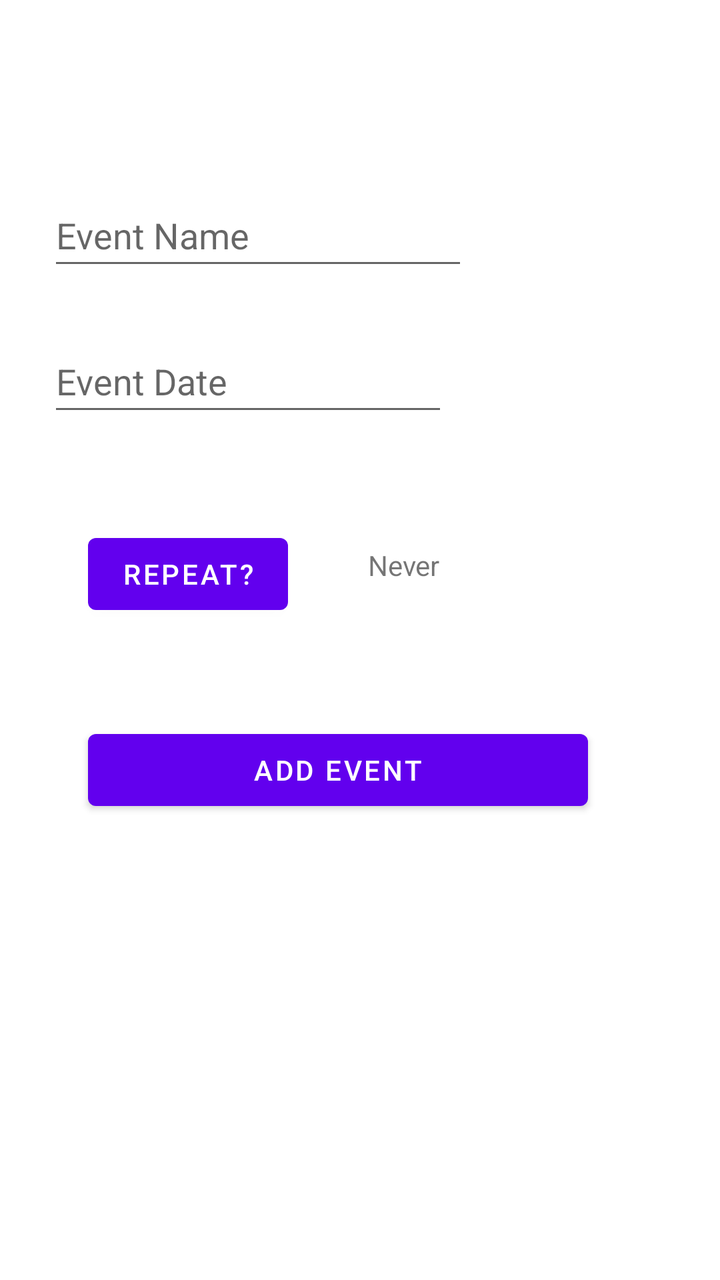
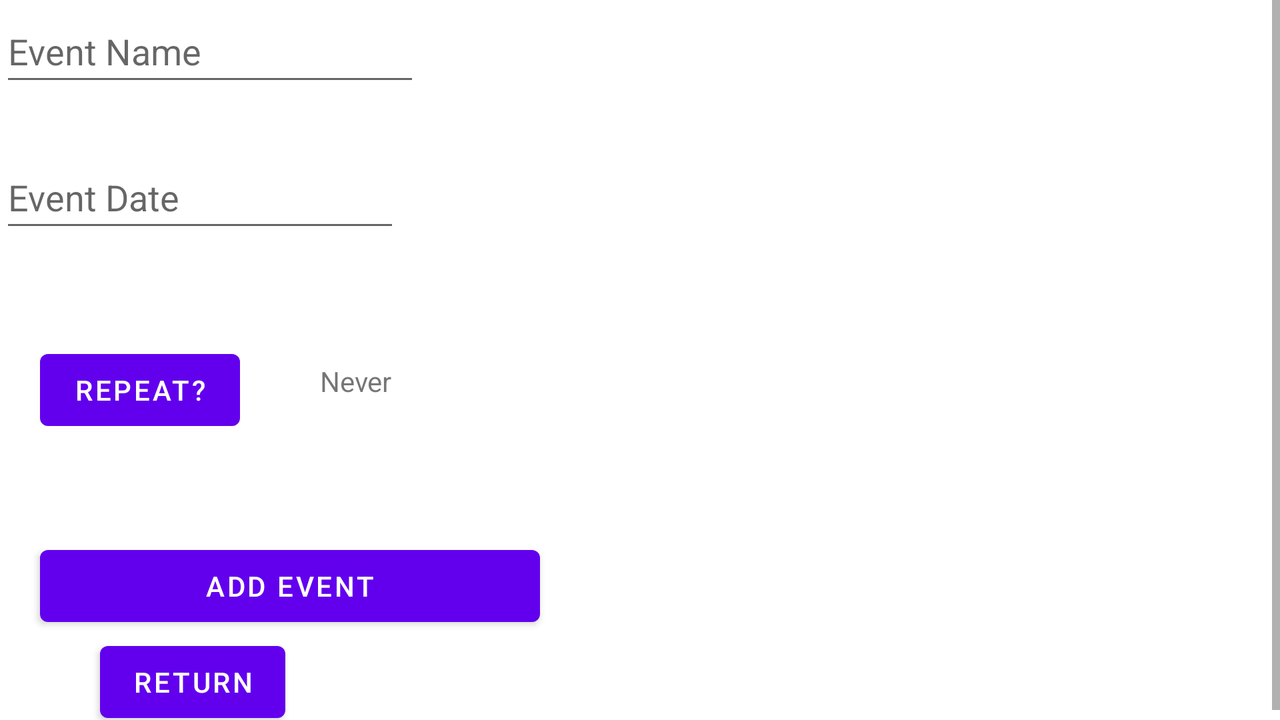

Compare how this app lays out the same screen by default and in its alternative resource folder. The renders come first, then the two layout files and the values they reference.
<!-- AndroidManifest.xml: application theme Theme.MyApplicationAS3 -->
<!-- res/layout/activity_add.xml -->
<?xml version="1.0" encoding="utf-8"?>
<androidx.constraintlayout.widget.ConstraintLayout xmlns:android="http://schemas.android.com/apk/res/android"
    xmlns:app="http://schemas.android.com/apk/res-auto"
    android:layout_width="match_parent"
    android:layout_height="match_parent">

    <ScrollView
        android:layout_width="match_parent"
        android:layout_height="wrap_content"
        android:layout_marginStart="24dp"
        android:layout_marginTop="92dp"
        app:layout_constraintStart_toStartOf="parent"
        app:layout_constraintTop_toTopOf="parent">

        <LinearLayout
            android:layout_width="match_parent"
            android:layout_height="wrap_content"
            android:orientation="vertical">

            <EditText
                android:id="@+id/eventName"
                android:layout_width="wrap_content"
                android:layout_height="wrap_content"
                android:ems="10"
                android:hint="@string/event_name"
                android:importantForAutofill="no"
                android:inputType="textPersonName"
                android:minHeight="48dp" />

            <EditText
                android:id="@+id/editTextDate2"
                android:layout_width="200dp"
                android:layout_height="wrap_content"
                android:layout_marginTop="25dp"
                android:ems="10"
                android:hint="@string/event_date"
                android:importantForAutofill="no"
                android:inputType="date"
                android:minHeight="48dp" />

            <LinearLayout
                android:layout_width="match_parent"
                android:layout_height="match_parent"
                android:layout_marginTop="50dp"
                android:orientation="horizontal">

                <Button
                    android:id="@+id/repeatButton"
                    android:layout_width="100dp"
                    android:layout_height="wrap_content"
                    android:layout_marginLeft="20dp"
                    android:text="@string/repeat" />

                <TextView
                    android:id="@+id/repeatOptionText"
                    android:layout_width="match_parent"
                    android:layout_height="match_parent"
                    android:paddingLeft="40dp"
                    android:paddingTop="10dp"
                    android:text="@string/never" />
            </LinearLayout>

            <Button
                android:id="@+id/addEvent"
                android:layout_width="250dp"
                android:layout_height="match_parent"
                android:layout_marginLeft="20dp"
                android:layout_marginTop="50dp"
                android:text="@string/add_event" />
        </LinearLayout>
    </ScrollView>

</androidx.constraintlayout.widget.ConstraintLayout>
<!-- resources referenced by this layout -->
<resources>
  <string name="add_event">Add Event</string>
  <string name="event_date">Event Date</string>
  <string name="event_name">Event Name</string>
  <string name="never">Never</string>
  <string name="repeat">Repeat?</string>
  <style name="Theme.MyApplicationAS3" parent="Theme.MaterialComponents.DayNight.DarkActionBar">
          
          <item name="colorPrimary">@color/purple_500</item>
          <item name="colorPrimaryVariant">@color/purple_700</item>
          <item name="colorOnPrimary">@color/white</item>
          
          <item name="colorSecondary">@color/teal_200</item>
          <item name="colorSecondaryVariant">@color/teal_700</item>
          <item name="colorOnSecondary">@color/black</item>
          
          <item name="android:statusBarColor" tools:targetApi="l">?attr/colorPrimaryVariant</item>
          
      </style>
</resources>
<!-- res/layout-land/activity_add.xml (the repository's variant of the layout above) -->
<!-- drawn on the phone turned sideways -->
<?xml version="1.0" encoding="utf-8"?>
<androidx.constraintlayout.widget.ConstraintLayout xmlns:android="http://schemas.android.com/apk/res/android"
    xmlns:app="http://schemas.android.com/apk/res-auto"
    android:layout_width="match_parent"
    android:layout_height="match_parent">

    <ScrollView
        android:layout_width="match_parent"
        android:layout_height="wrap_content"
        app:layout_constraintStart_toStartOf="parent"
        app:layout_constraintTop_toTopOf="parent">

        <LinearLayout
            android:layout_width="match_parent"
            android:layout_height="wrap_content"
            android:orientation="vertical">

            <EditText
                android:id="@+id/eventName"
                android:layout_width="wrap_content"
                android:layout_height="wrap_content"
                android:ems="10"
                android:hint="@string/event_name"
                android:importantForAutofill="no"
                android:inputType="textPersonName"
                android:minHeight="48dp" />

            <EditText
                android:id="@+id/editTextDate2"
                android:layout_width="200dp"
                android:layout_height="wrap_content"
                android:layout_marginTop="25dp"
                android:ems="10"
                android:focusable="false"
                android:hint="@string/event_date"
                android:importantForAutofill="no"
                android:inputType="date"
                android:minHeight="48dp" />

            <LinearLayout
                android:layout_width="match_parent"
                android:layout_height="match_parent"
                android:layout_marginTop="50dp"
                android:orientation="horizontal">

                <Button
                    android:id="@+id/repeatButton"
                    android:layout_width="100dp"
                    android:layout_height="wrap_content"
                    android:layout_marginLeft="20dp"
                    android:text="@string/repeat" />

                <TextView
                    android:id="@+id/repeatOptionText"
                    android:layout_width="match_parent"
                    android:layout_height="match_parent"
                    android:paddingLeft="40dp"
                    android:paddingTop="10dp"
                    android:text="@string/never" />
            </LinearLayout>

            <Button
                android:id="@+id/addEvent"
                android:layout_width="250dp"
                android:layout_height="match_parent"
                android:layout_marginLeft="20dp"
                android:layout_marginTop="50dp"
                android:text="@string/add_event" />

            <Button
                android:id="@+id/UpdateButton"
                android:layout_width="wrap_content"
                android:layout_height="wrap_content"
                android:layout_marginStart="50dp"
                android:text="Return" />
        </LinearLayout>
    </ScrollView>

</androidx.constraintlayout.widget.ConstraintLayout>
